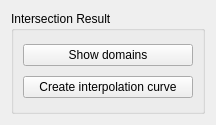
<?xml version="1.0" encoding="UTF-8"?>
<ui version="4.0">
 <class>IntersectionResultControl</class>
 <widget class="QWidget" name="IntersectionResultControl">
  <property name="geometry">
   <rect>
    <x>0</x>
    <y>0</y>
    <width>216</width>
    <height>125</height>
   </rect>
  </property>
  <property name="windowTitle">
   <string>Form</string>
  </property>
  <layout class="QGridLayout" name="gridLayout">
   <item row="1" column="0">
    <widget class="QGroupBox" name="groupBox">
     <property name="title">
      <string>Intersection Result</string>
     </property>
     <layout class="QVBoxLayout" name="verticalLayout_2">
      <item>
       <widget class="QPushButton" name="btnDomains">
        <property name="text">
         <string>Show domains</string>
        </property>
       </widget>
      </item>
      <item>
       <widget class="QPushButton" name="btnInterpolation">
        <property name="text">
         <string>Create interpolation curve</string>
        </property>
       </widget>
      </item>
     </layout>
    </widget>
   </item>
  </layout>
 </widget>
 <resources/>
 <connections/>
</ui>
